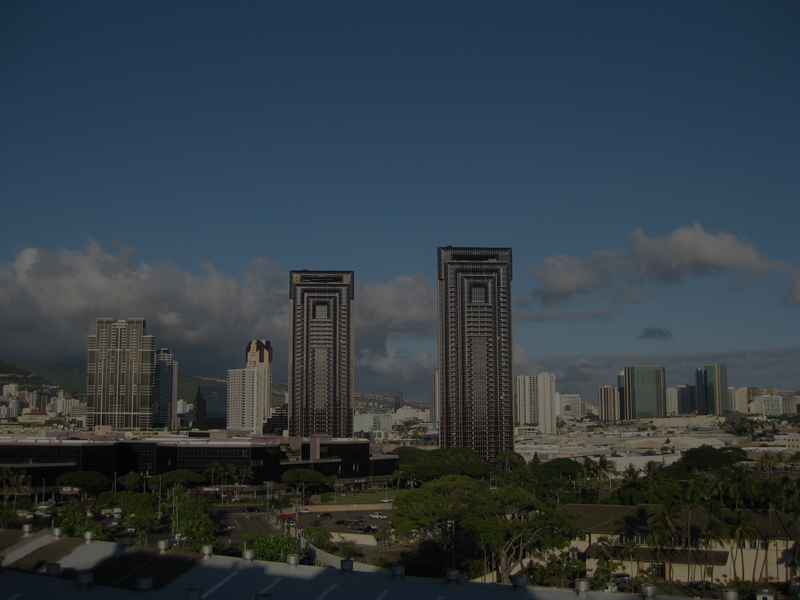
#> input picture 01/images/used_images/examples/example1.png, 800 x 600 px, found by its file name
$ jupyter execute --allow-errors Contrast_Streching.ipynb
#> lines starting #> are read from the running program, lines starting #| are printed output that depends on the picture
#> further down, image is the input picture: shape (600, 800, 3) float32; mean R, G, B 0.195, 0.237, 0.265
[cell 1]
import cv2
import numpy as np
import matplotlib.pyplot as plt
import imageio

[cell 2]
img = "CV_images/data/example2.png"

#> (a cell that did not finish here is left out)

[cell 4]
fig = plt.figure(figsize=(16,8))

#> (the rest of this cell did not finish here and is left out)

[cell 5]
import numpy as np
import matplotlib.pyplot as plt

def contrast_stretching(image):
    # Define the minimum and maximum desired output intensity values (e.g., 0 and 255)
    min_output = 0     #alpha
    max_output = 255   #beta

    # Separate the RGB channels
    red_channel, green_channel, blue_channel = image[:,:,0], image[:,:,1], image[:,:,2]
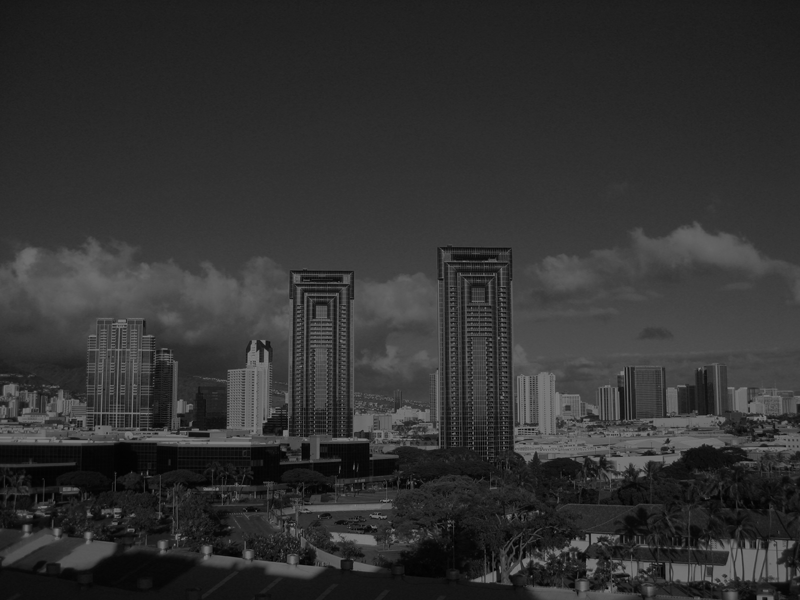
#> red_channel: shape (600, 800) float32; min 0, max 0.498, mean 0.195
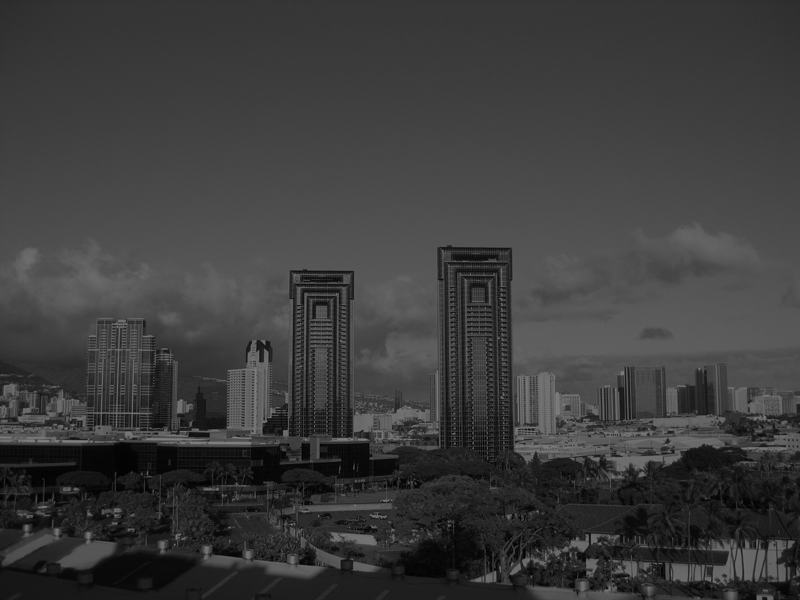
#> green_channel: shape (600, 800) float32; min 0, max 0.498, mean 0.237
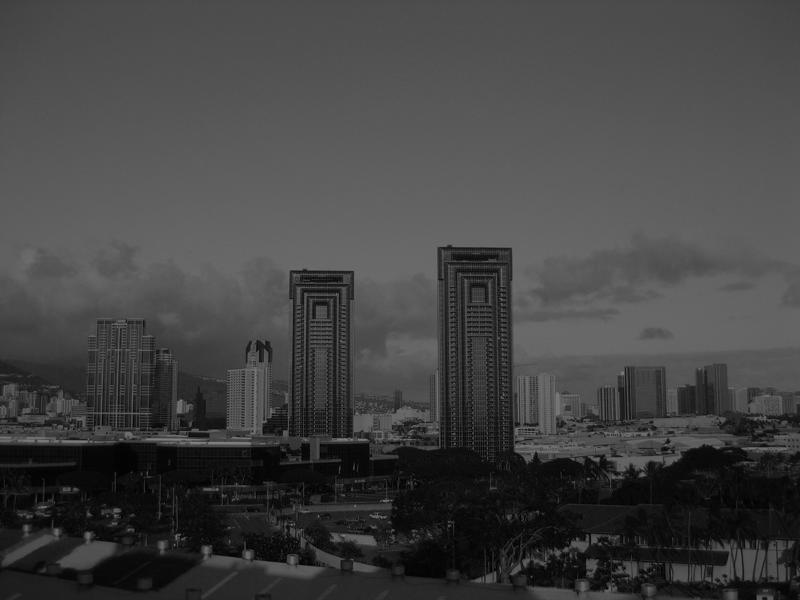
#> blue_channel: shape (600, 800) float32; min 0, max 0.498, mean 0.264

    fig

    # Apply contrast stretching independently to each channel
    red_stretched = (red_channel - np.min(red_channel)) * (max_output / (np.max(red_channel) - np.min(red_channel))) + min_output
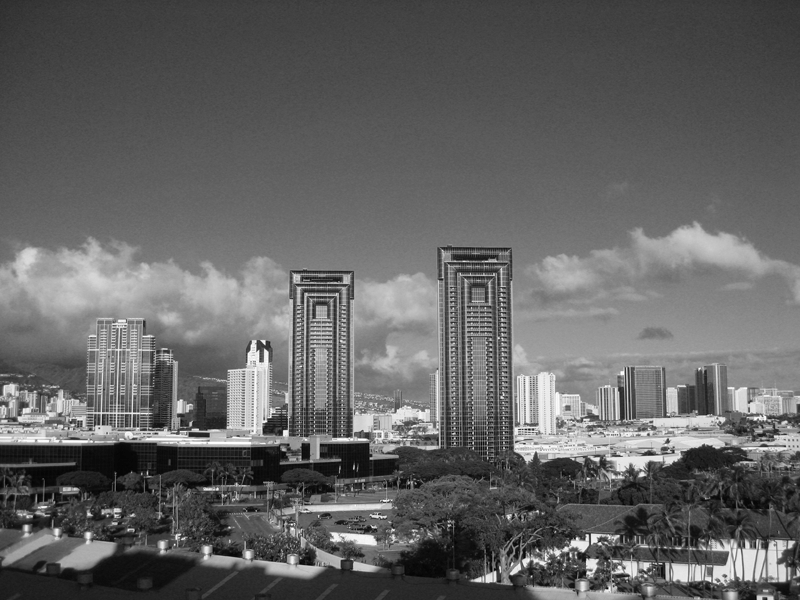
#> red_stretched: shape (600, 800) float32; min 0, max 255, mean 99.8
    green_stretched = (green_channel - np.min(green_channel)) * (max_output / (np.max(green_channel) - np.min(green_channel))) + min_output
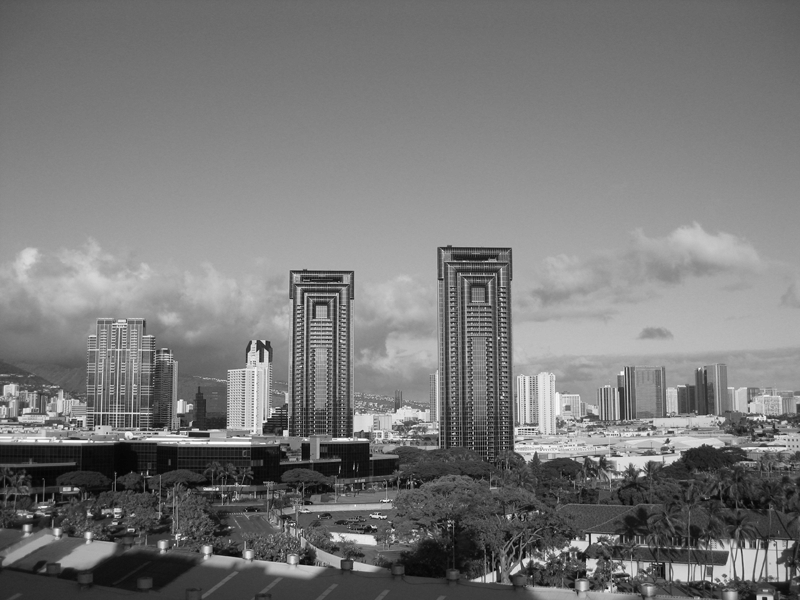
#> green_stretched: shape (600, 800) float32; min 0, max 255, mean 121.3
    blue_stretched = (blue_channel - np.min(blue_channel)) * (max_output / (np.max(blue_channel) - np.min(blue_channel))) + min_output
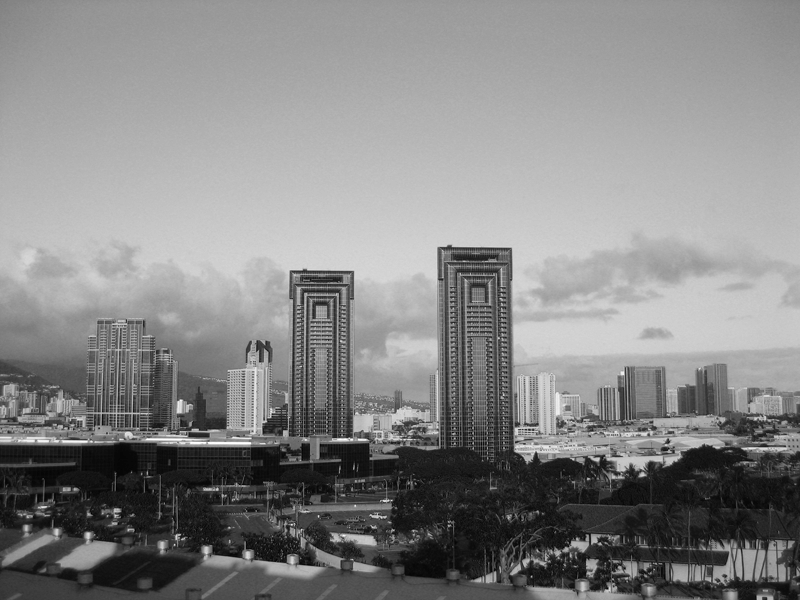
#> blue_stretched: shape (600, 800) float32; min 0, max 255, mean 135.3

    # Merge the stretched channels back into an RGB image
    stretched_image = np.dstack((red_stretched, green_stretched, blue_stretched)).astype(np.uint8)
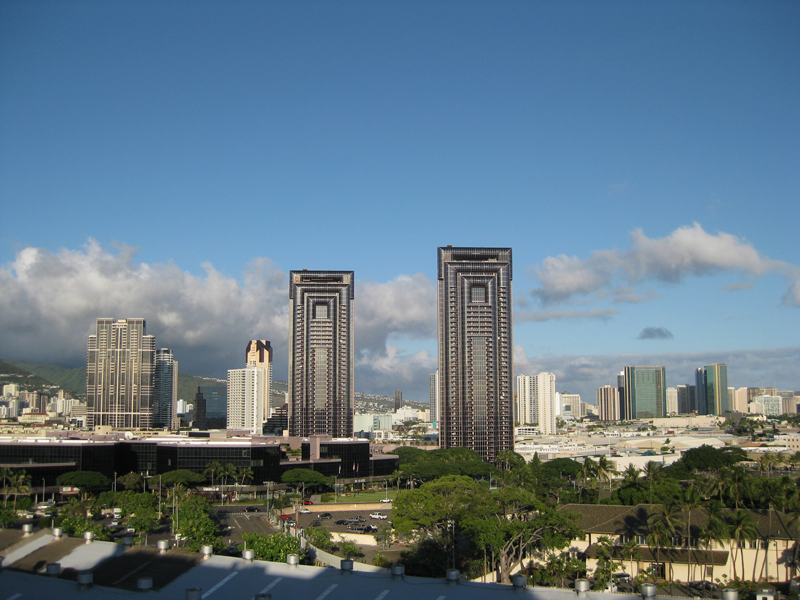
#> stretched_image: shape (600, 800, 3); mean of channels 0, 1, 2 99.4, 120.9, 134.7; drawn as R, G, B

    return stretched_image

# Load an RGB image (replace 'your_image.jpg' with the actual image file path)
image = plt.imread('CV_images/data/example1.png')

# Apply contrast stretching
stretched_image = contrast_stretching(image)

# Display the original and stretched images
plt.figure(figsize=(12, 6))
plt.subplot(1, 2, 1)
plt.imshow(image)
plt.title('Original Image')

plt.subplot(1, 2, 2)
plt.imshow(stretched_image)
plt.title('Contrast Stretched Image')

plt.show()

$ run again, with 01/images/used_images/examples/example3.png copied over 01/images/used_images/examples/example1.png
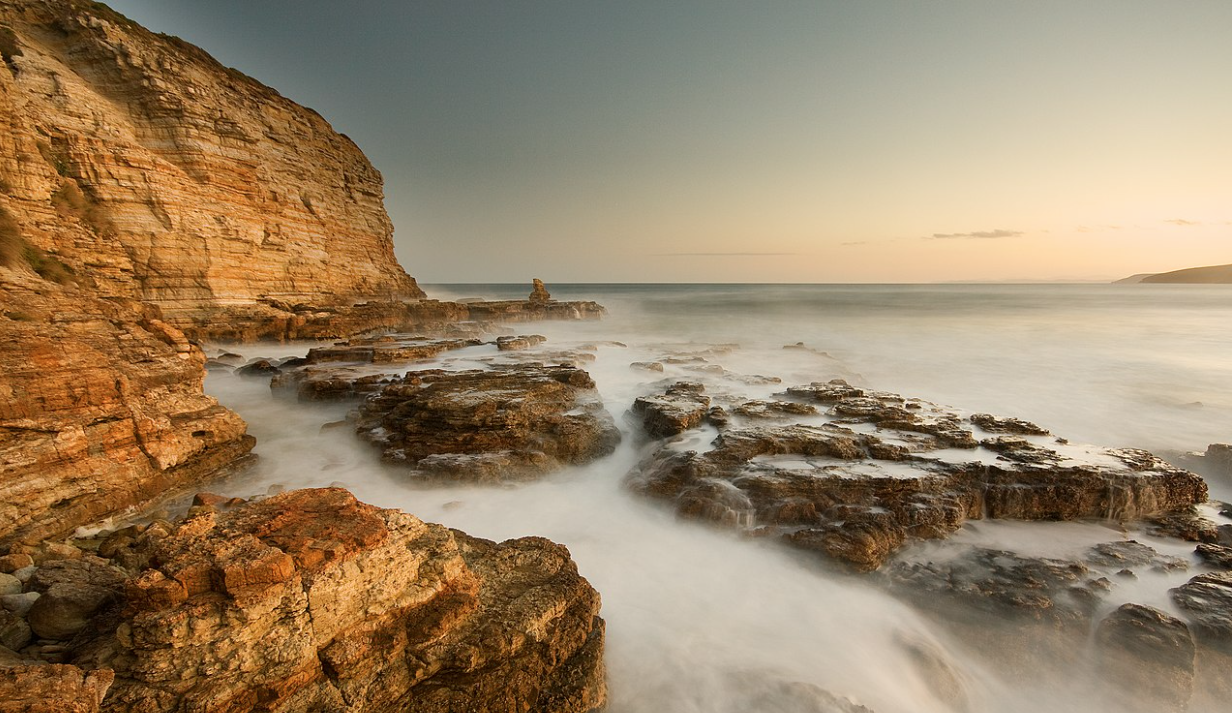
#> input picture 01/images/used_images/examples/example3.png, 1232 x 713 px, found by its file name
#> image is the input picture: shape (713, 1232, 4) float32; mean R, G, B, A 0.599, 0.515, 0.402, 1
#> in contrast_stretching, `blue_stretched = (blue_channel - np.min(blue_channel)) * (max_output /..`:
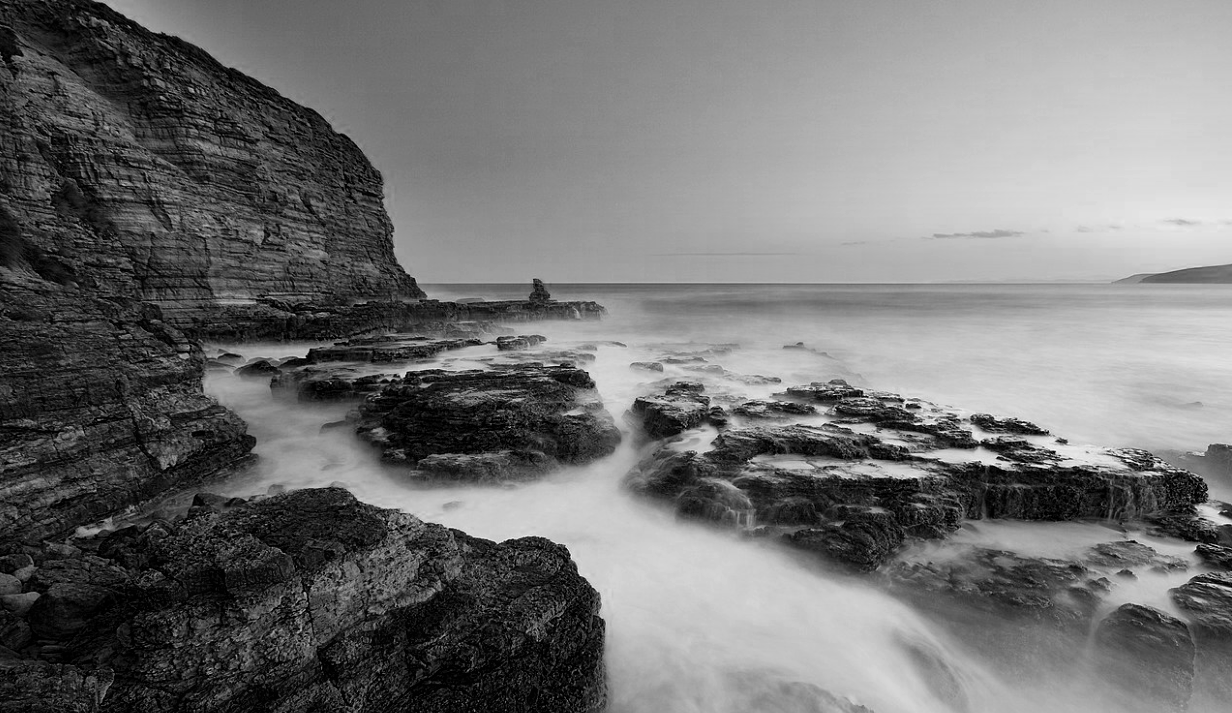
#> blue_stretched: shape (713, 1232) float32; min 0, max 255, mean 115.2
#> in contrast_stretching, `stretched_image = np.dstack((red_stretched, green_stretched, blue_stre..`:
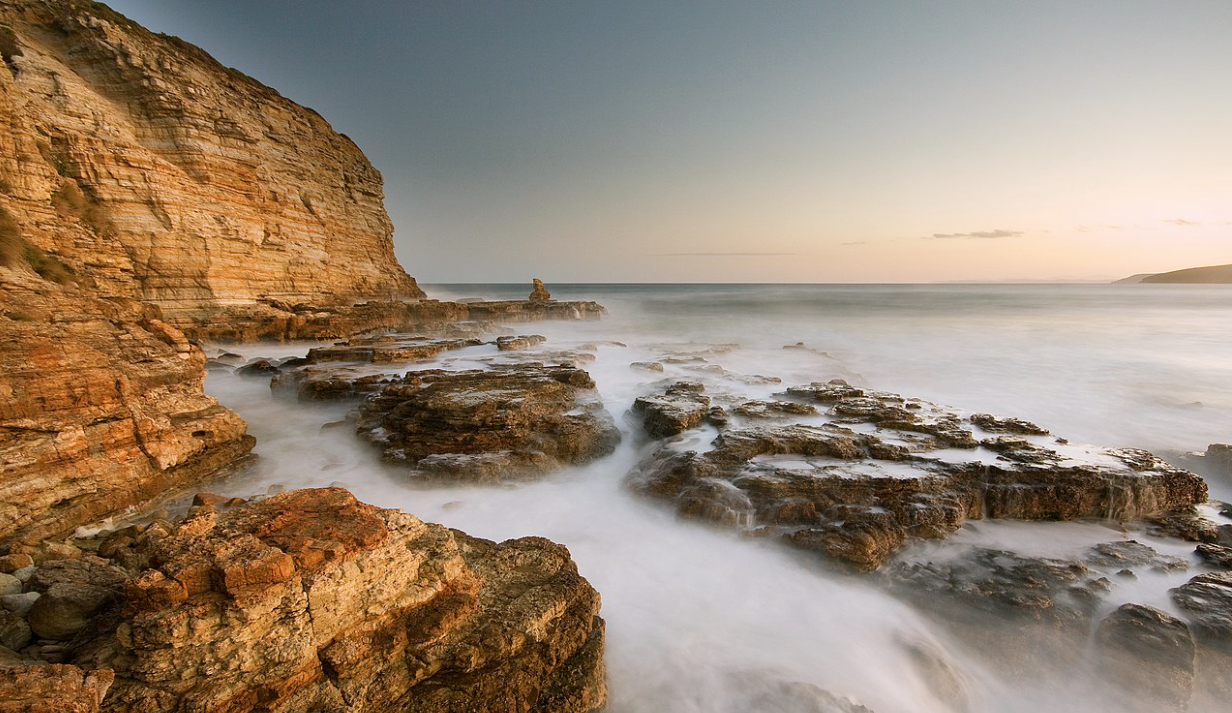
#> stretched_image: shape (713, 1232, 3); mean of channels 0, 1, 2 151.2, 133.4, 114.7; drawn as R, G, B
